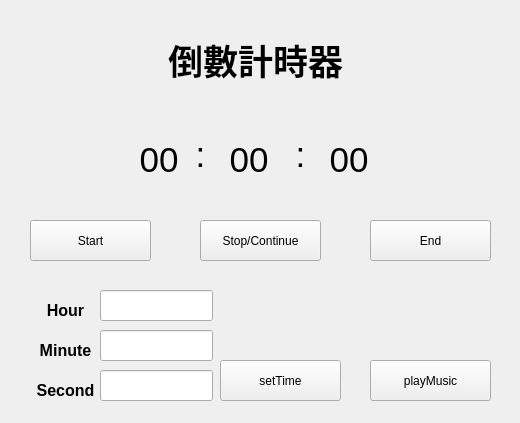
<?xml version="1.0" encoding="UTF-8"?>
<ui version="4.0">
 <class>Form</class>
 <widget class="QWidget" name="Form">
  <property name="geometry">
   <rect>
    <x>0</x>
    <y>0</y>
    <width>520</width>
    <height>423</height>
   </rect>
  </property>
  <property name="windowTitle">
   <string>Form</string>
  </property>
  <widget class="QLabel" name="counter_label">
   <property name="geometry">
    <rect>
     <x>120</x>
     <y>30</y>
     <width>271</width>
     <height>61</height>
    </rect>
   </property>
   <property name="text">
    <string>&lt;html&gt;&lt;head/&gt;&lt;body&gt;&lt;p align=&quot;center&quot;&gt;&lt;span style=&quot; font-size:26pt; font-weight:600;&quot;&gt;倒數計時器&lt;/span&gt;&lt;/p&gt;&lt;/body&gt;&lt;/html&gt;</string>
   </property>
  </widget>
  <widget class="QPushButton" name="Start_button">
   <property name="geometry">
    <rect>
     <x>30</x>
     <y>220</y>
     <width>121</width>
     <height>41</height>
    </rect>
   </property>
   <property name="text">
    <string>Start</string>
   </property>
  </widget>
  <widget class="QPushButton" name="End_button">
   <property name="geometry">
    <rect>
     <x>370</x>
     <y>220</y>
     <width>121</width>
     <height>41</height>
    </rect>
   </property>
   <property name="text">
    <string>End</string>
   </property>
  </widget>
  <widget class="QLabel" name="second">
   <property name="geometry">
    <rect>
     <x>320</x>
     <y>130</y>
     <width>58</width>
     <height>61</height>
    </rect>
   </property>
   <property name="text">
    <string>&lt;html&gt;&lt;head/&gt;&lt;body&gt;&lt;p align=&quot;center&quot;&gt;&lt;span style=&quot; font-size:26pt;&quot;&gt;00&lt;/span&gt;&lt;/p&gt;&lt;/body&gt;&lt;/html&gt;</string>
   </property>
  </widget>
  <widget class="QLabel" name="minute">
   <property name="geometry">
    <rect>
     <x>220</x>
     <y>130</y>
     <width>58</width>
     <height>61</height>
    </rect>
   </property>
   <property name="text">
    <string>&lt;html&gt;&lt;head/&gt;&lt;body&gt;&lt;p align=&quot;center&quot;&gt;&lt;span style=&quot; font-size:26pt;&quot;&gt;00&lt;/span&gt;&lt;/p&gt;&lt;/body&gt;&lt;/html&gt;</string>
   </property>
  </widget>
  <widget class="QLabel" name="hour">
   <property name="geometry">
    <rect>
     <x>130</x>
     <y>130</y>
     <width>58</width>
     <height>61</height>
    </rect>
   </property>
   <property name="text">
    <string>&lt;html&gt;&lt;head/&gt;&lt;body&gt;&lt;p align=&quot;center&quot;&gt;&lt;span style=&quot; font-size:26pt;&quot;&gt;00&lt;/span&gt;&lt;/p&gt;&lt;/body&gt;&lt;/html&gt;</string>
   </property>
  </widget>
  <widget class="QLabel" name="just_set_here">
   <property name="geometry">
    <rect>
     <x>190</x>
     <y>120</y>
     <width>21</width>
     <height>71</height>
    </rect>
   </property>
   <property name="text">
    <string>&lt;html&gt;&lt;head/&gt;&lt;body&gt;&lt;p align=&quot;center&quot;&gt;&lt;span style=&quot; font-size:26pt;&quot;&gt;:&lt;/span&gt;&lt;/p&gt;&lt;/body&gt;&lt;/html&gt;</string>
   </property>
  </widget>
  <widget class="QLabel" name="just_set_here_2">
   <property name="geometry">
    <rect>
     <x>290</x>
     <y>120</y>
     <width>21</width>
     <height>71</height>
    </rect>
   </property>
   <property name="text">
    <string>&lt;html&gt;&lt;head/&gt;&lt;body&gt;&lt;p align=&quot;center&quot;&gt;&lt;span style=&quot; font-size:26pt;&quot;&gt;:&lt;/span&gt;&lt;/p&gt;&lt;/body&gt;&lt;/html&gt;</string>
   </property>
  </widget>
  <widget class="QPushButton" name="tmp_button">
   <property name="geometry">
    <rect>
     <x>200</x>
     <y>220</y>
     <width>121</width>
     <height>41</height>
    </rect>
   </property>
   <property name="text">
    <string>Stop/Continue</string>
   </property>
  </widget>
  <widget class="QLineEdit" name="inputHourBox">
   <property name="geometry">
    <rect>
     <x>100</x>
     <y>290</y>
     <width>113</width>
     <height>31</height>
    </rect>
   </property>
  </widget>
  <widget class="QLabel" name="hourLabel">
   <property name="geometry">
    <rect>
     <x>30</x>
     <y>290</y>
     <width>71</width>
     <height>41</height>
    </rect>
   </property>
   <property name="text">
    <string>&lt;html&gt;&lt;head/&gt;&lt;body&gt;&lt;p align=&quot;center&quot;&gt;&lt;span style=&quot; font-size:12pt; font-weight:600;&quot;&gt;Hour&lt;/span&gt;&lt;/p&gt;&lt;/body&gt;&lt;/html&gt;</string>
   </property>
  </widget>
  <widget class="QLabel" name="minuteLabel">
   <property name="geometry">
    <rect>
     <x>30</x>
     <y>330</y>
     <width>71</width>
     <height>41</height>
    </rect>
   </property>
   <property name="text">
    <string>&lt;html&gt;&lt;head/&gt;&lt;body&gt;&lt;p align=&quot;center&quot;&gt;&lt;span style=&quot; font-size:12pt; font-weight:600;&quot;&gt;Minute&lt;/span&gt;&lt;/p&gt;&lt;/body&gt;&lt;/html&gt;</string>
   </property>
  </widget>
  <widget class="QLineEdit" name="inputMinuteBox">
   <property name="geometry">
    <rect>
     <x>100</x>
     <y>330</y>
     <width>113</width>
     <height>31</height>
    </rect>
   </property>
  </widget>
  <widget class="QLabel" name="secondLabel">
   <property name="geometry">
    <rect>
     <x>30</x>
     <y>370</y>
     <width>71</width>
     <height>41</height>
    </rect>
   </property>
   <property name="text">
    <string>&lt;html&gt;&lt;head/&gt;&lt;body&gt;&lt;p align=&quot;center&quot;&gt;&lt;span style=&quot; font-size:12pt; font-weight:600;&quot;&gt;Second&lt;/span&gt;&lt;/p&gt;&lt;/body&gt;&lt;/html&gt;</string>
   </property>
  </widget>
  <widget class="QLineEdit" name="inputSecondBox">
   <property name="geometry">
    <rect>
     <x>100</x>
     <y>370</y>
     <width>113</width>
     <height>31</height>
    </rect>
   </property>
  </widget>
  <widget class="QPushButton" name="setTimeButton">
   <property name="geometry">
    <rect>
     <x>220</x>
     <y>360</y>
     <width>121</width>
     <height>41</height>
    </rect>
   </property>
   <property name="text">
    <string>setTime</string>
   </property>
  </widget>
  <widget class="QPushButton" name="playMusicButton">
   <property name="geometry">
    <rect>
     <x>370</x>
     <y>360</y>
     <width>121</width>
     <height>41</height>
    </rect>
   </property>
   <property name="text">
    <string>playMusic</string>
   </property>
  </widget>
 </widget>
 <resources/>
 <connections/>
</ui>
